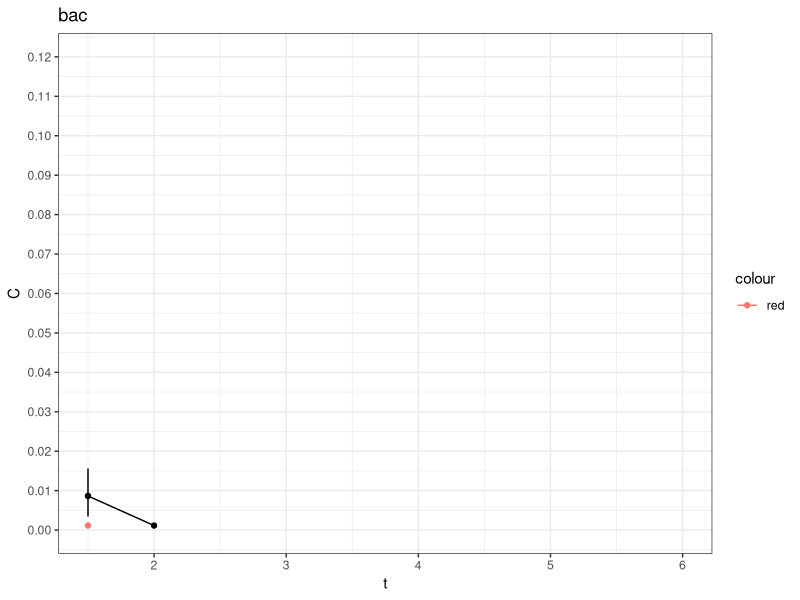

This chart was generated by the following R code:
options(warn = -1)

# variables
v = 300 	# vol in ml
z = 5.0 / 100 	# abv / 100
#t = 3		# hours since most recent drinking sess

# constants
a = 1 		# proportion of alcohol absorbed
d = 0.789 	# density of alcohol

# basically constants but not really
rho = 0.76	# depends on bmi (average for v and a)
M = 50.0	# mass of a in kg
beta_lo = 15	# elimination rate mg% per hour or g/ml/hr 
beta_hi = 20  	# upper bound (consumed food)

delta_rho = 0.07 # (if) I would say (so myself)
delta_M = 5

denom_upp = rho * M + 
	delta_rho * M + 
	delta_M * rho + 
	delta_rho * delta_M

denom_low = rho * M - 
	delta_rho * M - 
	delta_M * rho + 
	delta_rho * delta_M

### test data ## 
#
## variables
#v = 3550 	# vol in ml
#z = 4.0 / 100 	# abv / 100
##t = 3		# hours since most recent drinking sess
#
## constants
#a = 1 		# proportion of alcohol absorbed
#d = 0.789 	# density of alcohol
#
## basically constants but not really
#rho = 0.73	# depends on bmi (average for v and a)
#M = 81.6	# mass of a in kg
#beta_lo = 14.8	# elimination rate mg% per hour or g/ml/hr 
#beta_hi = 20  # upper bound (consumed food)

vzad = 100 * v * z * a * d

alpha = vzad / (rho * M)

alpha_low = vzad / denom_upp
alpha_up = vzad / denom_low

alpha_diff_up = (alpha_up - alpha) / 1000
alpha_diff_lo = (alpha - alpha_low) / 1000

#alpha_diff_up
#alpha_diff_lo

C = function(beta, t) {
	(alpha - beta * t) / 1000
}

#C(beta_lo, t)
#C(beta_hi, t)

t = seq(1.5, 6, 0.5)
C_lo = C(beta_lo, t)
C_hi = C(beta_hi, t)

#plot = plot(t, C_t)

library(ggplot2)

data = data.frame(t = t,
		  C_lo = C_lo,
		  C_lo_low = C_lo - alpha_diff_lo,
		  C_lo_upp = C_lo + alpha_diff_up,
		  C_hi = C_hi, 
		  C_hi_low = C_hi - alpha_diff_lo,
		  C_hi_upp = C_hi + alpha_diff_up)

plot = ggplot(data = data) +
	geom_line(aes(x = t, y = C_lo)) +
	geom_point(aes(x = t, y = C_lo) ) +
	geom_line(aes(x = t, y = C_hi, color = 'red')) +
	geom_point(aes(x = t, y = C_hi, color = 'red')) +
	geom_segment(aes(x = t, xend = t, 
			 y = C_lo_low, yend = C_lo_upp)) +
#	geom_segment(aes(x = t, xend = t, 
#			 y = C_hi_low, yend = C_hi_upp), 
#		     color = 'red') +
	ylab("C") +
	scale_y_continuous(limits = c(0, 0.12), 
			   breaks = seq(0, 0.12, 0.01)) +
	ggtitle("bac") +
	theme_bw()

ggsave("plot.png", plot)
